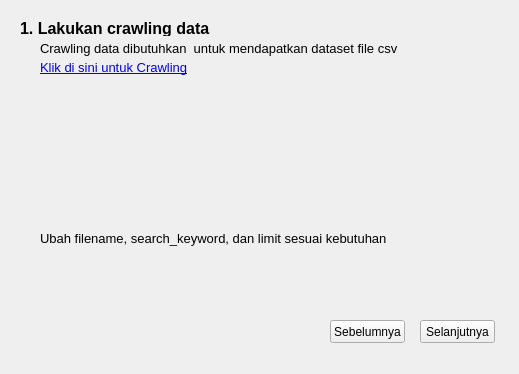
<?xml version="1.0" encoding="UTF-8"?>
<ui version="4.0">
 <class>InformationWindow_teks</class>
 <widget class="QWidget" name="InformationWindow_teks">
  <property name="geometry">
   <rect>
    <x>0</x>
    <y>0</y>
    <width>519</width>
    <height>374</height>
   </rect>
  </property>
  <property name="windowTitle">
   <string>Form</string>
  </property>
  <widget class="QStackedWidget" name="stackedData">
   <property name="geometry">
    <rect>
     <x>10</x>
     <y>10</y>
     <width>501</width>
     <height>301</height>
    </rect>
   </property>
   <widget class="QWidget" name="page">
    <widget class="QLabel" name="crawl_data">
     <property name="geometry">
      <rect>
       <x>30</x>
       <y>50</y>
       <width>161</width>
       <height>16</height>
      </rect>
     </property>
     <property name="font">
      <font>
       <pointsize>10</pointsize>
      </font>
     </property>
     <property name="text">
      <string>&lt;a href=&quot;https://www.youtube.com/watch?v=BxryBUtUqEk&quot;&gt;Klik di sini untuk Crawling&lt;/a&gt;</string>
     </property>
    </widget>
    <widget class="QLabel" name="label_2">
     <property name="geometry">
      <rect>
       <x>10</x>
       <y>10</y>
       <width>211</width>
       <height>16</height>
      </rect>
     </property>
     <property name="font">
      <font>
       <pointsize>12</pointsize>
       <weight>75</weight>
       <bold>true</bold>
      </font>
     </property>
     <property name="text">
      <string>1. Lakukan crawling data</string>
     </property>
    </widget>
    <widget class="QLabel" name="label_3">
     <property name="geometry">
      <rect>
       <x>30</x>
       <y>30</y>
       <width>361</width>
       <height>16</height>
      </rect>
     </property>
     <property name="font">
      <font>
       <pointsize>10</pointsize>
      </font>
     </property>
     <property name="text">
      <string>Crawling data dibutuhkan  untuk mendapatkan dataset file csv</string>
     </property>
    </widget>
    <widget class="QLabel" name="label_4">
     <property name="geometry">
      <rect>
       <x>30</x>
       <y>80</y>
       <width>431</width>
       <height>131</height>
      </rect>
     </property>
     <property name="text">
      <string/>
     </property>
     <property name="pixmap">
      <pixmap>image/Screenshot 2024-04-22 160526.png</pixmap>
     </property>
    </widget>
    <widget class="QLabel" name="label_5">
     <property name="geometry">
      <rect>
       <x>30</x>
       <y>220</y>
       <width>361</width>
       <height>16</height>
      </rect>
     </property>
     <property name="font">
      <font>
       <pointsize>10</pointsize>
      </font>
     </property>
     <property name="text">
      <string>Ubah filename, search_keyword, dan limit sesuai kebutuhan</string>
     </property>
    </widget>
   </widget>
   <widget class="QWidget" name="page_2">
    <widget class="QLabel" name="label_6">
     <property name="geometry">
      <rect>
       <x>10</x>
       <y>10</y>
       <width>141</width>
       <height>16</height>
      </rect>
     </property>
     <property name="font">
      <font>
       <pointsize>12</pointsize>
       <weight>75</weight>
       <bold>true</bold>
      </font>
     </property>
     <property name="text">
      <string>2. Syarat file csv</string>
     </property>
    </widget>
    <widget class="QLabel" name="label_7">
     <property name="geometry">
      <rect>
       <x>30</x>
       <y>30</y>
       <width>451</width>
       <height>101</height>
      </rect>
     </property>
     <property name="font">
      <font>
       <pointsize>10</pointsize>
      </font>
     </property>
     <property name="layoutDirection">
      <enum>Qt::LeftToRight</enum>
     </property>
     <property name="autoFillBackground">
      <bool>false</bool>
     </property>
     <property name="lineWidth">
      <number>4</number>
     </property>
     <property name="midLineWidth">
      <number>2</number>
     </property>
     <property name="text">
      <string>&lt;html&gt;&lt;head/&gt;&lt;body&gt;&lt;p&gt;Terdapat beberapa batasan atau syarat yang harus terpenuhi agar proses dapat dilakukan&lt;/p&gt;&lt;p&gt;- Dataset memiliki kolom atau fitur &amp;quot;full_text&amp;quot;&lt;/p&gt;&lt;p&gt;- Dataset sudah dipisahkan dari delimiter&lt;/p&gt;&lt;/body&gt;&lt;/html&gt;</string>
     </property>
     <property name="wordWrap">
      <bool>true</bool>
     </property>
    </widget>
    <widget class="QLabel" name="label_8">
     <property name="geometry">
      <rect>
       <x>30</x>
       <y>140</y>
       <width>211</width>
       <height>111</height>
      </rect>
     </property>
     <property name="text">
      <string/>
     </property>
     <property name="pixmap">
      <pixmap>image/Screenshot 2024-04-27 145920.png</pixmap>
     </property>
    </widget>
    <widget class="QLabel" name="label_9">
     <property name="geometry">
      <rect>
       <x>250</x>
       <y>140</y>
       <width>221</width>
       <height>111</height>
      </rect>
     </property>
     <property name="text">
      <string/>
     </property>
     <property name="pixmap">
      <pixmap>image/Screenshot 2024-04-27 150121.png</pixmap>
     </property>
     <property name="scaledContents">
      <bool>false</bool>
     </property>
    </widget>
    <widget class="QLabel" name="label_10">
     <property name="geometry">
      <rect>
       <x>110</x>
       <y>250</y>
       <width>40</width>
       <height>41</height>
      </rect>
     </property>
     <property name="text">
      <string/>
     </property>
     <property name="pixmap">
      <pixmap>icon/v.png</pixmap>
     </property>
     <property name="scaledContents">
      <bool>true</bool>
     </property>
    </widget>
    <widget class="QLabel" name="label_11">
     <property name="geometry">
      <rect>
       <x>340</x>
       <y>250</y>
       <width>51</width>
       <height>36</height>
      </rect>
     </property>
     <property name="text">
      <string/>
     </property>
     <property name="pixmap">
      <pixmap>icon/x.png</pixmap>
     </property>
     <property name="scaledContents">
      <bool>true</bool>
     </property>
    </widget>
   </widget>
   <widget class="QWidget" name="page_3">
    <widget class="QLabel" name="label_12">
     <property name="geometry">
      <rect>
       <x>10</x>
       <y>10</y>
       <width>151</width>
       <height>16</height>
      </rect>
     </property>
     <property name="font">
      <font>
       <pointsize>12</pointsize>
       <weight>75</weight>
       <bold>true</bold>
      </font>
     </property>
     <property name="text">
      <string>3. Import dataset</string>
     </property>
    </widget>
    <widget class="QLabel" name="label_13">
     <property name="geometry">
      <rect>
       <x>30</x>
       <y>30</y>
       <width>231</width>
       <height>16</height>
      </rect>
     </property>
     <property name="font">
      <font>
       <pointsize>10</pointsize>
      </font>
     </property>
     <property name="text">
      <string>Import dataset yang sudah di crawling</string>
     </property>
    </widget>
    <widget class="QLabel" name="label_14">
     <property name="geometry">
      <rect>
       <x>30</x>
       <y>60</y>
       <width>431</width>
       <height>161</height>
      </rect>
     </property>
     <property name="text">
      <string/>
     </property>
     <property name="pixmap">
      <pixmap>image/Screenshot 2024-04-22 163459.png</pixmap>
     </property>
     <property name="scaledContents">
      <bool>true</bool>
     </property>
    </widget>
    <widget class="QLabel" name="label_15">
     <property name="geometry">
      <rect>
       <x>30</x>
       <y>230</y>
       <width>311</width>
       <height>16</height>
      </rect>
     </property>
     <property name="font">
      <font>
       <pointsize>10</pointsize>
      </font>
     </property>
     <property name="text">
      <string>Hasil akan dimunculkan dalam bentuk tabel dan visual</string>
     </property>
    </widget>
   </widget>
  </widget>
  <widget class="QPushButton" name="btn_sblm">
   <property name="geometry">
    <rect>
     <x>330</x>
     <y>320</y>
     <width>75</width>
     <height>23</height>
    </rect>
   </property>
   <property name="text">
    <string>Sebelumnya</string>
   </property>
  </widget>
  <widget class="QPushButton" name="btn_slnjt">
   <property name="geometry">
    <rect>
     <x>420</x>
     <y>320</y>
     <width>75</width>
     <height>23</height>
    </rect>
   </property>
   <property name="text">
    <string>Selanjutnya</string>
   </property>
  </widget>
 </widget>
 <resources/>
 <connections/>
</ui>
